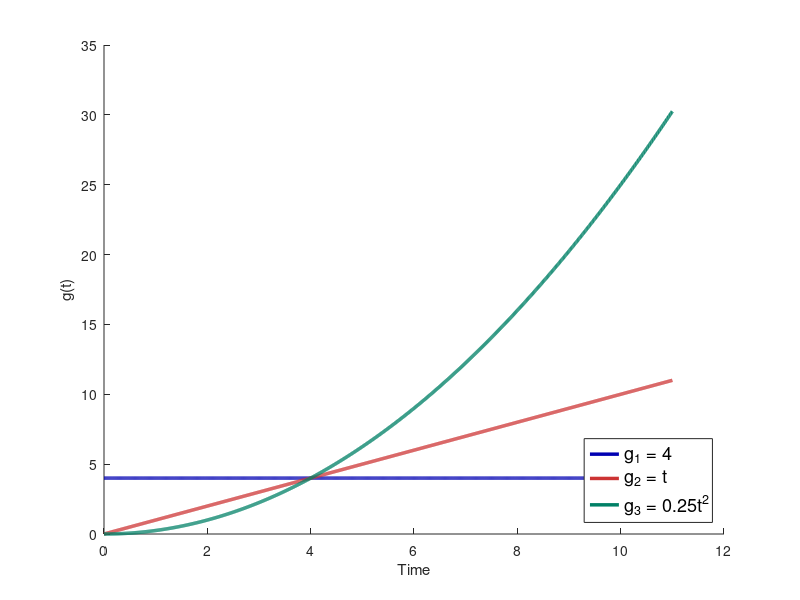

This figure's MATLAB source: (Note: this script raises an error after producing the figure.)
t = 0:0.01:11;
g1 = 4 * ones(size(t));
g2 = t;
g3 = 0.25 * t .* t;

figure('Color', 'white', 'Position', [100, 100, 900, 400]);
hold on;

line_styles = {
    {'Color', [0.85, 0.65, 0], 'LineStyle', '-', 'LineWidth', 2.5}, % Gold
    {'Color', [0, 0.5, 0.4], 'LineStyle', '-', 'LineWidth', 2.5} % green
    {'Color', [0, 0, 0.7], 'LineStyle', '-', 'LineWidth', 2.5},  % blue
    {'Color', [0.8, 0.2, 0.2], 'LineStyle', '-', 'LineWidth', 2.5},  % red
};
plot(t, g1, line_styles{3}{:}); 
plot(t, g2, line_styles{4}{:});
plot(t, g3, line_styles{2}{:});

xlabel('Time');
ylabel('g(t)');

legendStrings = {'g_1 = 4', 'g_2 = t', 'g_3 = 0.25t^2'};
legend(legendStrings, 'Location', 'southeast', 'FontSize', 13);

ax = gca; ax.XTick = 0:1:10; 
ax.LineWidth = 1.5; ax.FontSize = 12;
ax.XColor = [0.3, 0.3, 0.3]; ax.YColor = [0.3, 0.3, 0.3];
ax.GridColor = [0.9, 0.9, 0.9]; ax.GridAlpha = 0.4;
ax.MinorGridColor = [0.95, 0.95, 0.95]; ax.MinorGridAlpha = 0.2;
xlim([-0.01, 7.05]); ylim([-0.1, 5.5]);
grid on; grid minor; box on; grid on;
grid on; grid minor; box on;

set(findall(gcf, '-property', 'FontName'), 'FontName', 'DejaVu Math TeX Gyre');
exportgraphics(gcf, '../../images/task4/g1.png', 'Resolution', 300);
